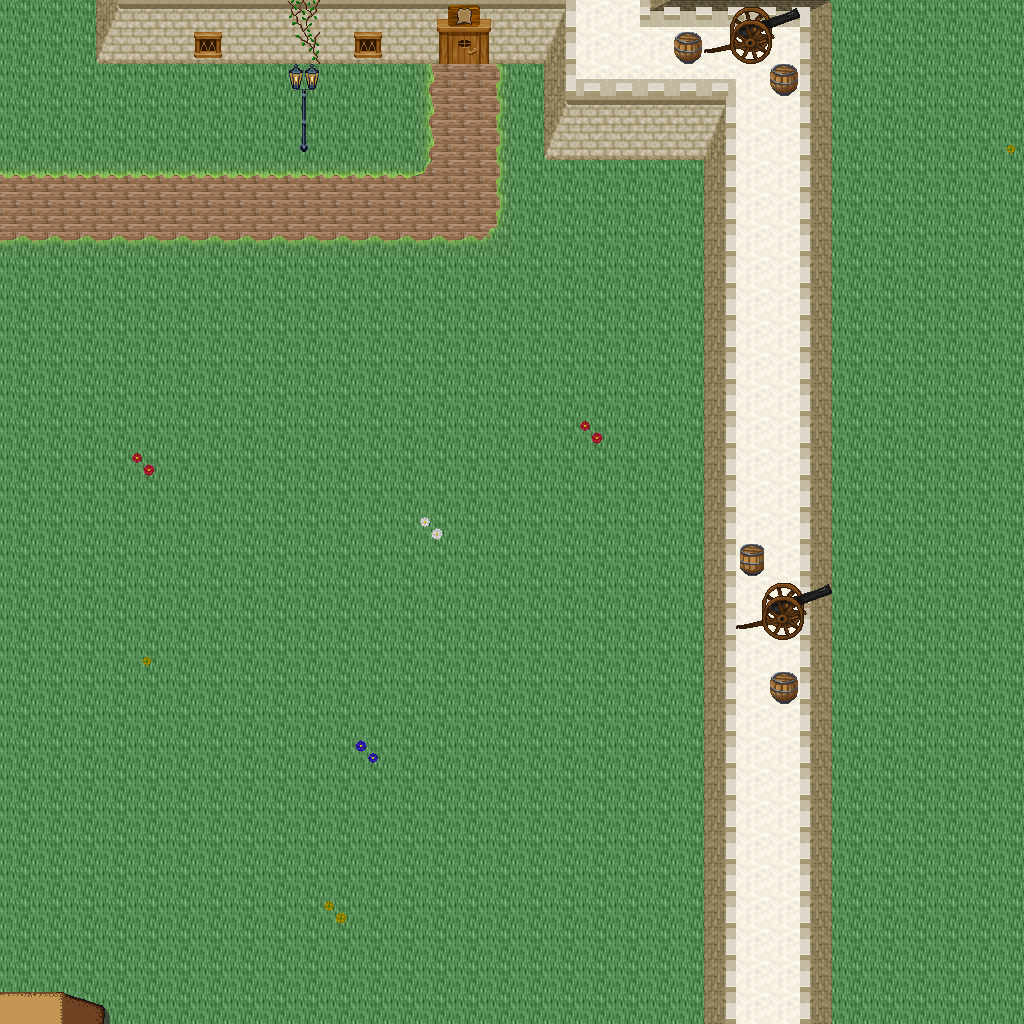

Below is a game level as drawn by its tile map, then a one-line description and the .tmx that defines it (tile-layer data replaced by summaries):
An orthogonal 32x32 tile map with 32x32 px tiles, 5 tile layers (Ground, Objects, Objects2, Above, ...), 1 hidden layer not drawn, 34 tilesets.

<map version="1.10" tiledversion="1.11.0" orientation="orthogonal" renderorder="right-down" width="32" height="32" tilewidth="32" tileheight="32" infinite="0" nextlayerid="11" nextobjectid="1">
 <tileset firstgid="1" name="logic_collision" tilewidth="32" tileheight="32" tilecount="1" columns="1">
  <image source="../drawable/logic_collision.png" width="32" height="32" />
 </tileset>
 <tileset firstgid="2" name="ground_ridge_earth_pale" tilewidth="32" tileheight="32" tilecount="96" columns="12">
  <image source="../drawable/ground_ridge_earth_pale.png" width="384" height="256" />
 </tileset>
 <tileset firstgid="98" name="ground_ridge_earth_dark" tilewidth="32" tileheight="32" tilecount="96" columns="12">
  <image source="../drawable/ground_ridge_earth_dark.png" width="384" height="256" />
 </tileset>
 <tileset firstgid="194" name="ground_ground" tilewidth="32" tileheight="32" tilecount="33" columns="3">
  <image source="../drawable/ground_ground.png" width="96" height="352" />
 </tileset>
 <tileset firstgid="227" name="building_castle" tilewidth="32" tileheight="32" tilecount="320" columns="20">
  <image source="../drawable/building_castle.png" width="640" height="512" />
 </tileset>
 <tileset firstgid="547" name="ground_grass_corners" tilewidth="32" tileheight="32" tilecount="24" columns="6">
  <image source="../drawable/ground_grass_corners.png" width="192" height="128" />
 </tileset>
 <tileset firstgid="571" name="ground_grass_edges" tilewidth="32" tileheight="32" tilecount="36" columns="12">
  <image source="../drawable/ground_grass_edges.png" width="384" height="96" />
 </tileset>
 <tileset firstgid="607" name="item_pot_barrels_1" tilewidth="32" tileheight="32" tilecount="8" columns="4">
  <image source="../drawable/item_pot_barrels_1.png" width="128" height="64" />
 </tileset>
 <tileset firstgid="615" name="item_weapon_cannon" tilewidth="32" tileheight="32" tilecount="12" columns="3">
  <image source="../drawable/item_weapon_cannon.png" width="96" height="128" />
 </tileset>
 <tileset firstgid="627" name="building_door_door" tilewidth="32" tileheight="32" tilecount="6" columns="3">
  <image source="../drawable/building_door_door.png" width="96" height="64" />
 </tileset>
 <tileset firstgid="633" name="building_door_closed" tilewidth="32" tileheight="32" tilecount="1" columns="1">
  <image source="../drawable/building_door_closed.png" width="32" height="32" />
 </tileset>
 <tileset firstgid="634" name="building_window_window_centered" tilewidth="32" tileheight="32" tilecount="1" columns="1">
  <image source="../drawable/building_window_window_centered.png" width="32" height="32" />
 </tileset>
 <tileset firstgid="635" name="building_decoration_chimney_big" tilewidth="32" tileheight="32" tilecount="2" columns="1">
  <image source="../drawable/building_decoration_chimney_big.png" width="32" height="64" />
 </tileset>
 <tileset firstgid="637" name="building_tan_building" tilewidth="32" tileheight="32" tilecount="24" columns="4">
  <image source="../drawable/building_tan_building.png" width="128" height="192" />
 </tileset>
 <tileset firstgid="661" name="building_museum" tilewidth="32" tileheight="32" tilecount="56" columns="7">
  <image source="../drawable/building_museum.png" width="224" height="256" />
 </tileset>
 <tileset firstgid="717" name="building_decoration_chimney" tilewidth="32" tileheight="32" tilecount="2" columns="1">
  <image source="../drawable/building_decoration_chimney.png" width="32" height="64" />
 </tileset>
 <tileset firstgid="719" name="plant_tree_fall_trees" tilewidth="32" tileheight="32" tilecount="40" columns="8">
  <image source="../drawable/plant_tree_fall_trees.png" width="256" height="160" />
 </tileset>
 <tileset firstgid="759" name="plant_leaves" tilewidth="32" tileheight="32" tilecount="8" columns="4">
  <image source="../drawable/plant_leaves.png" width="128" height="64" />
 </tileset>
 <tileset firstgid="767" name="plant_vine" tilewidth="32" tileheight="32" tilecount="3" columns="1">
  <image source="../drawable/plant_vine.png" width="32" height="96" />
 </tileset>
 <tileset firstgid="770" name="item_pot_pot_burgundy" tilewidth="32" tileheight="32" tilecount="1" columns="1">
  <image source="../drawable/item_pot_pot_burgundy.png" width="32" height="32" />
 </tileset>
 <tileset firstgid="771" name="building_stairs_stairs_grey" tilewidth="32" tileheight="32" tilecount="6" columns="3">
  <image source="../drawable/building_stairs_stairs_grey.png" width="96" height="64" />
 </tileset>
 <tileset firstgid="777" name="furniture_light_lamp_blue" tilewidth="32" tileheight="32" tilecount="3" columns="1">
  <image source="../drawable/furniture_light_lamp_blue.png" width="32" height="96" />
 </tileset>
 <tileset firstgid="780" name="light_dim_light_7x5" tilewidth="32" tileheight="32" tilecount="35" columns="7">
  <image source="../drawable/light_dim_light_7x5.png" width="224" height="160" />
 </tileset>
 <tileset firstgid="815" name="plant_flower_daisy_blue" tilewidth="32" tileheight="32" tilecount="8" columns="2">
  <image source="../drawable/plant_flower_daisy_blue.png" width="64" height="128" />
 </tileset>
 <tileset firstgid="823" name="plant_flower_daisy_red" tilewidth="32" tileheight="32" tilecount="8" columns="2">
  <image source="../drawable/plant_flower_daisy_red.png" width="64" height="128" />
 </tileset>
 <tileset firstgid="831" name="plant_flower_daisy_white" tilewidth="32" tileheight="32" tilecount="8" columns="2">
  <image source="../drawable/plant_flower_daisy_white.png" width="64" height="128" />
 </tileset>
 <tileset firstgid="839" name="plant_flower_daisy_yellow" tilewidth="32" tileheight="32" tilecount="8" columns="2">
  <image source="../drawable/plant_flower_daisy_yellow.png" width="64" height="128" />
 </tileset>
 <tileset firstgid="847" name="ground_ground_3" tilewidth="32" tileheight="32" tilecount="5" columns="5">
  <image source="../drawable/ground_ground_3.png" width="160" height="32" />
 </tileset>
 <tileset firstgid="852" name="building_cottage" tilewidth="32" tileheight="32" tilecount="256" columns="16">
  <image source="../drawable/building_cottage.png" width="512" height="512" />
 </tileset>
 <tileset firstgid="1108" name="building_roof_thatched_roof" tilewidth="32" tileheight="32" tilecount="256" columns="16">
  <image source="../drawable/building_roof_thatched_roof.png" width="512" height="512" />
 </tileset>
 <tileset firstgid="1364" name="building_door_doors" tilewidth="32" tileheight="32" tilecount="256" columns="16">
  <image source="../drawable/building_door_doors.png" width="512" height="512" />
 </tileset>
 <tileset firstgid="1620" name="building_window_windows" tilewidth="32" tileheight="32" tilecount="256" columns="16">
  <image source="../drawable/building_window_windows.png" width="512" height="512" />
 </tileset>
 <tileset firstgid="1876" name="logic_portal" tilewidth="32" tileheight="32" tilecount="24" columns="8">
  <image source="../drawable/logic_portal.png" width="256" height="96" />
 </tileset>
 <tileset firstgid="1900" name="building_decoration_banner" tilewidth="32" tileheight="32" tilecount="12" columns="1">
  <image source="../drawable/building_decoration_banner.png" width="32" height="384" />
 </tileset>
 <layer id="1" name="Ground" width="32" height="32">
  <data>[1024 cells, 1024 non-empty, 9 distinct tile ids]</data>
 </layer>
 <layer id="2" name="Objects" width="32" height="32">
  <data>[1024 cells, 69 non-empty, 25 distinct tile ids]</data>
 </layer>
 <layer id="3" name="Objects2" width="32" height="32">
  <data>[1024 cells, 19 non-empty, 11 distinct tile ids]</data>
 </layer>
 <layer id="4" name="Above" width="32" height="32">
  <data>[1024 cells, 6 non-empty, 6 distinct tile ids]</data>
 </layer>
 <layer id="5" name="Above2" width="32" height="32">
  <data>[1024 cells, 0 non-empty, 0 distinct tile ids]</data>
 </layer>
 <layer id="6" name="Walkable" width="32" height="32" visible="0">
  <data>[1024 cells, 181 non-empty, 1 distinct tile ids]</data>
 </layer>
 <objectgroup id="7" name="Mapevents" />
 <objectgroup id="8" name="Spawn" />
 <objectgroup id="9" name="Keys" />
 <objectgroup id="10" name="Replace" />
</map>
